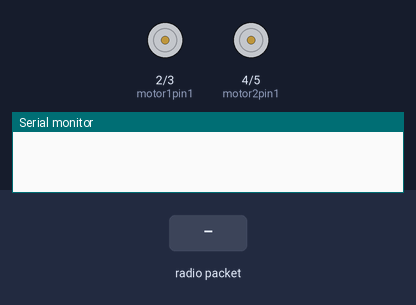
Simulated run of this sketch. Board: Arduino Uno, built with avr-gcc and run on an emulated ATmega328P. Parts: motor-driver pin pairs drawn as motors (green arrow = first pin HIGH = forward, orange = second pin HIGH = backward, longer = more drive), the last lines printed to the serial monitor. The test bench sets the inputs (shaded band). No radio packets arrive unless stated.

Above: at 1.2 s.
1.3 s: radio packet "1" arrives
At 1.8 s:
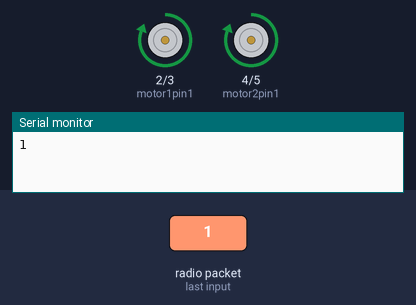
Timing chart, 0 to 4.3 s (numbered marks = the images above; inputs shaded):
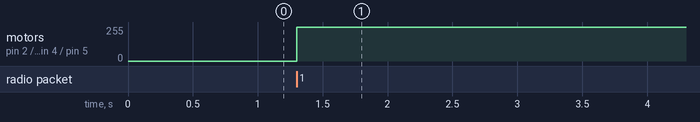

The sketch:

ReceiverTest.ino
```cpp
#include <SPI.h>
#include <nRF24L01.h>
#include <RF24.h>
RF24 radio(9, 10); // CE, CSN
const byte address[6] = "00001";
boolean button_state = 0;
int motor1pin1 = 2;
int motor1pin2 = 3;
int motor2pin1 = 4;
int motor2pin2 = 5;
int i = 0;
void setup()
{

  pinMode(motor1pin1, OUTPUT);
  pinMode(motor1pin2, OUTPUT);
  pinMode(motor2pin1, OUTPUT);
  pinMode(motor2pin2, OUTPUT);
  Serial.begin(9600);
  radio.begin();
  radio.openReadingPipe(0, address);   //Setting the address at which we will receive the data
  radio.setPALevel(RF24_PA_MIN);       //You can set this as minimum or maximum depending on the distance between the transmitter and receiver.
  radio.startListening();              //This sets the module as receiver
}


void loop()
{
  if (radio.available())              //Looking for the data.
  {
    char text[255] = "";                 //Saving the incoming data
    radio.read(&text, sizeof(text));    //Reading the data
    radio.read(&button_state, sizeof(button_state));    //Reading the data

    if(button_state == HIGH)
    {
      digitalWrite(motor1pin1, HIGH);
      digitalWrite(motor1pin2, LOW);
      digitalWrite(motor2pin1, HIGH);
      digitalWrite(motor2pin2, LOW);
      Serial.println(text);
    }

    else
    {

      digitalWrite(motor1pin1, LOW);
      digitalWrite(motor1pin2, LOW);
      digitalWrite(motor2pin1, LOW);
      digitalWrite(motor2pin2, LOW);
      Serial.println(text);}
    }
  delay(1);
}
```

Measured:
- after the input at 1.3 s, motor on pin 2 (motor1pin1) / pin 3 (motor1pin2), motor on pin 4 (motor2pin1) / pin 5 (motor2pin2): stopped → forward 255/255 at once
